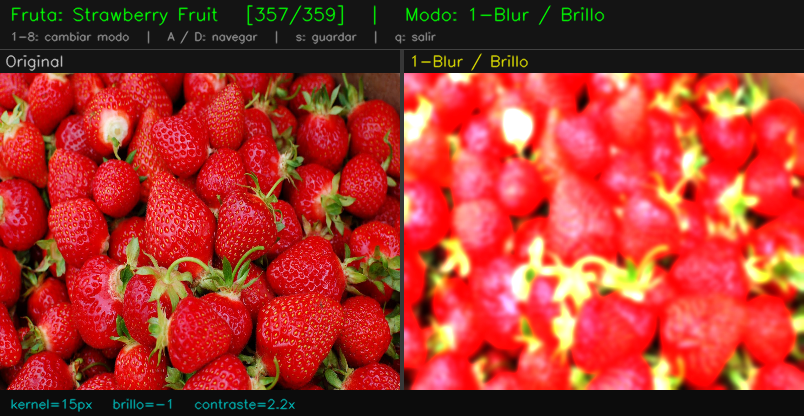
#> input picture procesado_356_strawberry_fruit_m1.png, 804 x 416 px
$ python -i segmentacion_otsu.py   (imports and definitions only)
#> lines starting #> are read from the running program, lines starting #| are printed output that depends on the picture; after the words box and inside, x2 and y2 are one past the last pixel; in counts of white or black regions, pixels touching at a corner belong together
#> further down, picture is the input picture: shape (416, 804, 3); mean B, G, R 43.3, 53.5, 164.1
### morfologia.py
"""
Módulo de operaciones morfológicas.

Unidad 2 – Fundamentos: erosión, dilatación, apertura y cierre morfológico.
Unidad 7 – Técnicas avanzadas: limpieza de máscaras de segmentación.

La morfología matemática opera sobre imágenes binarias usando un elemento
estructurante (kernel) que define la forma del "vecindario" analizado.
Las cuatro operaciones básicas son: erosión, dilatación, apertura y cierre.
Se aplican típicamente después de la segmentación para limpiar el resultado.
"""

import cv2
import numpy as np


def obtener_elemento_estructurante(forma=cv2.MORPH_ELLIPSE, tamanio=(5, 5)):
    """
    Crea un elemento estructurante para operaciones morfológicas.

    El elemento estructurante define la forma y tamaño del vecindario que se
    analiza en cada operación morfológica. La elipse es ideal para objetos
    naturales como frutas, que tienen contornos redondeados. El rectángulo
    es más agresivo en los bordes, y la cruz afecta menos las esquinas.

    Formas disponibles:
      - cv2.MORPH_ELLIPSE: Elipse (recomendado para frutas)
      - cv2.MORPH_RECT:    Rectángulo
      - cv2.MORPH_CROSS:   Cruz (+)

    Args:
        forma: Constante OpenCV para la forma del kernel
        tamanio: Tupla (ancho, alto) en píxeles

    Returns:
        Elemento estructurante como numpy array uint8
    """
    return cv2.getStructuringElement(forma, tamanio)


# [50 lines left out: functions erosion, dilatacion, not called in this run]


def apertura(imagen_binaria, kernel=None):
    """
    Aplica apertura morfológica (erosión seguida de dilatación).

    La apertura es erosión + dilatación con el mismo elemento estructurante.
    Elimina objetos blancos pequeños (más pequeños que el kernel) sin cambiar
    significativamente el tamaño de los objetos grandes. También suaviza los
    contornos de los objetos.

    Fórmula: Apertura(A, B) = Dilatación(Erosión(A, B), B)

    Usos:
      - Eliminar ruido puntual en máscaras de segmentación
      - Remover conexiones delgadas entre objetos
      - Suavizar contornos irregulares

    Args:
        imagen_binaria: Imagen binaria o máscara (numpy array H×W, uint8)
        kernel: Elemento estructurante (None = elipse 5×5 por defecto)

    Returns:
        Imagen con apertura morfológica aplicada (mismo tamaño, uint8)
    """
    if kernel is None:
        kernel = obtener_elemento_estructurante()
    return cv2.morphologyEx(imagen_binaria, cv2.MORPH_OPEN, kernel)


def cierre(imagen_binaria, kernel=None):
    """
    Aplica cierre morfológico (dilatación seguida de erosión).

    El cierre es dilatación + erosión con el mismo elemento estructurante.
    Rellena pequeños huecos negros dentro de regiones blancas y conecta
    objetos blancos cercanos, sin cambiar significativamente el tamaño.

    Fórmula: Cierre(A, B) = Erosión(Dilatación(A, B), B)

    Usos:
      - Rellenar huecos en la segmentación causados por reflejos de luz
      - Cerrar pequeñas brechas en contornos
      - Conectar regiones fragmentadas de la misma fruta

    Args:
        imagen_binaria: Imagen binaria o máscara (numpy array H×W, uint8)
        kernel: Elemento estructurante (None = elipse 5×5 por defecto)

    Returns:
        Imagen con cierre morfológico aplicado (mismo tamaño, uint8)
    """
    if kernel is None:
        kernel = obtener_elemento_estructurante()
    return cv2.morphologyEx(imagen_binaria, cv2.MORPH_CLOSE, kernel)


def limpiar_mascara(mascara):
    """
    Pipeline completo de limpieza morfológica de una máscara de segmentación.

    Aplica apertura (elimina ruido puntual) seguida de cierre (rellena huecos).
    Esta combinación es el post-procesamiento estándar en segmentación de
    imágenes y produce máscaras más limpias y compactas.

    Usa un kernel elíptico de tamaño mayor (7×7) para ser más efectivo en
    imágenes redimensionadas a resolución moderada.

    Args:
        mascara: Máscara binaria a limpiar (numpy array H×W, uint8)

    Returns:
        Máscara limpiada con operaciones morfológicas (mismo tamaño, uint8)
    """
    kernel = obtener_elemento_estructurante(tamanio=(7, 7))
    limpia = apertura(mascara, kernel)
    limpia = cierre(limpia, kernel)
    return limpia


# [34 lines left out: function visualizar_operaciones, not called in this run]

### segmentacion_otsu.py
"""
Módulo de umbralización con método de Otsu.

Unidad 7 – Técnicas avanzadas: umbralización automática con método de Otsu.

La umbralización convierte una imagen en escala de grises en una imagen binaria
(blanco/negro) eligiendo un valor de umbral T: píxeles con intensidad > T se
vuelven blancos (objeto), el resto negro (fondo).

El método de Otsu (1979) calcula automáticamente el umbral óptimo que maximiza
la varianza inter-clase entre los dos grupos (fondo y objeto), sin necesidad de
parámetros manuales. Es ideal para imágenes con histograma bimodal.
"""

import cv2
import numpy as np
from morfologia import limpiar_mascara


def umbralizar_otsu(imagen_bgr):
    """
    Aplica umbralización automática con el método de Otsu.

    Proceso completo:
      1. Convertir BGR a escala de grises
      2. Aplicar filtro gaussiano para reducir ruido (mejora Otsu)
      3. Calcular umbral óptimo con el método de Otsu
      4. Binarizar la imagen con ese umbral
      5. Limpiar la máscara con operaciones morfológicas
      6. Aplicar la máscara a la imagen original

    El método de Otsu minimiza la varianza intra-clase, equivalente a
    maximizar la varianza entre las dos clases (fondo vs. objeto):

        σ²_b(T) = w₀(T)·w₁(T)·[μ₀(T) - μ₁(T)]²

    donde w₀, w₁ son las probabilidades de cada clase y μ₀, μ₁ sus medias.

    Args:
        imagen_bgr: Imagen en formato BGR (numpy array H×W×3)

    Returns:
        Tuple (mascara_limpia, imagen_recortada):
          - mascara_limpia: Máscara binaria donde la fruta es blanca (255)
          - imagen_recortada: Imagen original con el fondo enmascarado (negro)
    """
    gris = cv2.cvtColor(imagen_bgr, cv2.COLOR_BGR2GRAY)
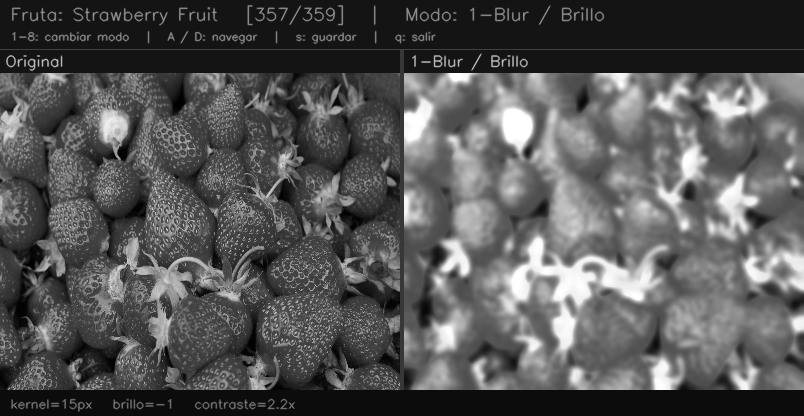
#> gris: shape (416, 804); min 0, max 255, mean 85.4

    # Preprocesamiento: blur gaussiano reduce ruido que distorsiona Otsu
    suavizada = cv2.GaussianBlur(gris, (5, 5), 0)

    # Otsu calcula automáticamente el umbral óptimo (valor_umbral devuelto)
    valor_umbral, mascara = cv2.threshold(
        suavizada,
        0,       # Se ignora cuando se usa THRESH_OTSU
        255,
        cv2.THRESH_BINARY + cv2.THRESH_OTSU
    )
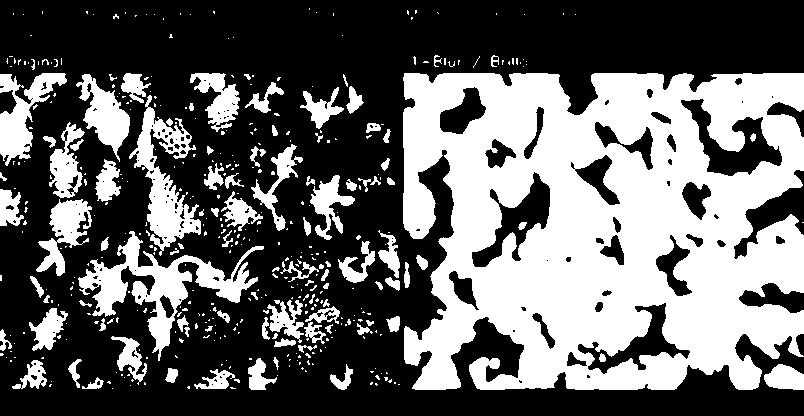
#> mascara: shape (416, 804); 39.7% white; 433 white regions (333 under 20 px), largest, box (x1, y1, x2, y2) and area: (403, 73, 804, 390) 95210, (78, 231, 264, 361) 6090, (129, 95, 201, 256) 4021
#> valor_umbral = 94

    # Limpiar con morfología: elimina ruido y rellena huecos
    mascara_limpia = limpiar_mascara(mascara)
#> in apertura, `return cv2.morphologyEx(imagen_binaria, cv2.MORPH_OPEN, kernel)`: returned value: shape (416, 804); 35.6% white; 66 white regions, largest, box (x1, y1, x2, y2) and area: (403, 73, 804, 390) 94629, (123, 235, 247, 307) 2984, (84, 84, 130, 150) 1721
#> in cierre, `return cv2.morphologyEx(imagen_binaria, cv2.MORPH_CLOSE, kernel)`: returned value: shape (416, 804); 36.5% white; 47 white regions

    # Aplicar máscara: solo conservar píxeles donde la máscara es blanca
    imagen_recortada = cv2.bitwise_and(imagen_bgr, imagen_bgr, mask=mascara_limpia)
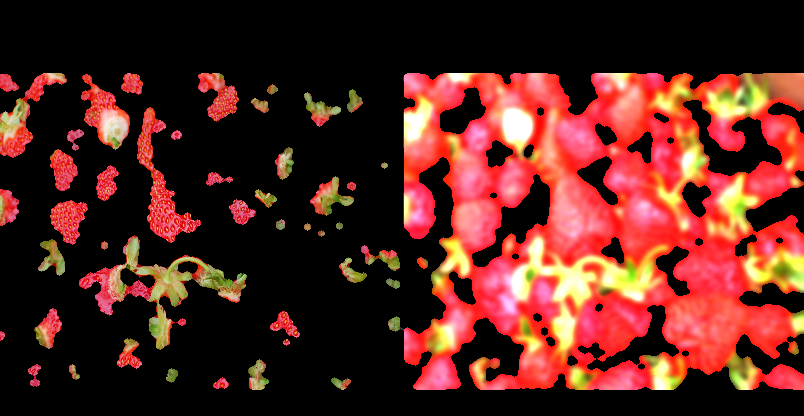
#> imagen_recortada: shape (416, 804, 3); mean B, G, R 30.5, 37.8, 87.7

    return mascara_limpia, imagen_recortada


# [28 lines left out: function umbralizar_otsu_hsv, not called in this run]


def otsu_con_overlay(imagen_bgr):
    """
    Muestra la máscara de Otsu superpuesta sobre la imagen original.

    Genera una visualización donde:
      - Las zonas detectadas como objeto (blanco) se muestran con la imagen real
      - Las zonas de fondo se muestran oscurecidas en azul semi-transparente

    Esto facilita evaluar visualmente la calidad de la segmentación de Otsu.

    Args:
        imagen_bgr: Imagen en formato BGR

    Returns:
        Imagen BGR con el overlay de la máscara (numpy array H×W×3, uint8)
    """
    mascara, _ = umbralizar_otsu(imagen_bgr)

    # Crear versión oscurecida para el fondo
    fondo = (imagen_bgr * 0.3).astype(np.uint8)
    fondo[fondo > 0] = fondo[fondo > 0] // 2
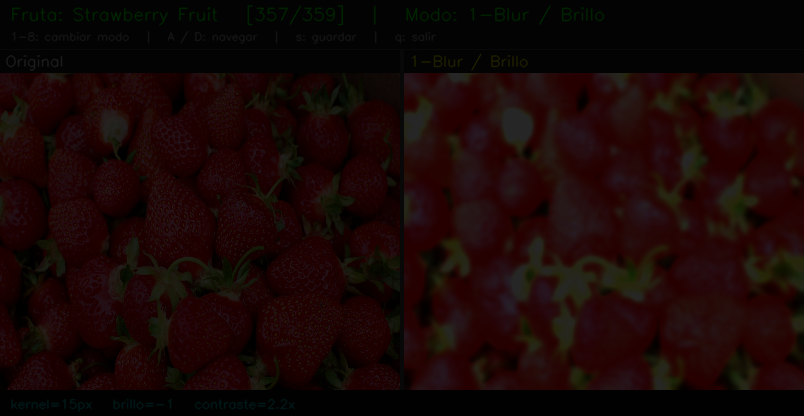
#> fondo: shape (416, 804, 3); mean B, G, R 6.1, 7.6, 24.3
    fondo[:, :, 0] = np.clip(fondo[:, :, 0].astype(int) + 60, 0, 255)  # Tinte azul
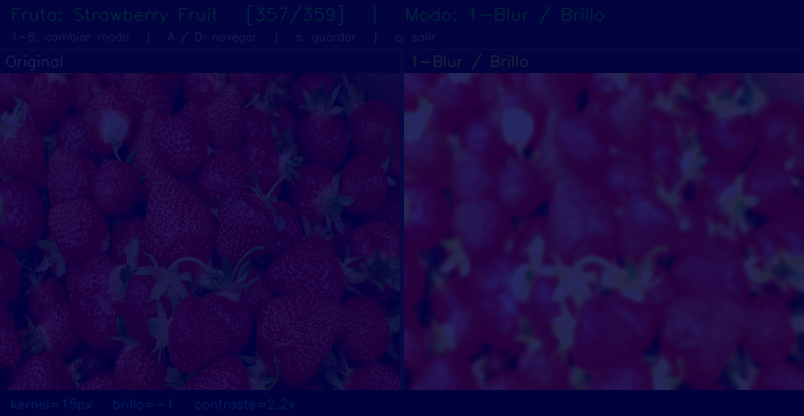
#> fondo: shape (416, 804, 3); mean B, G, R 66.1, 7.6, 24.3

    resultado = fondo.copy()
    resultado[mascara == 255] = imagen_bgr[mascara == 255]
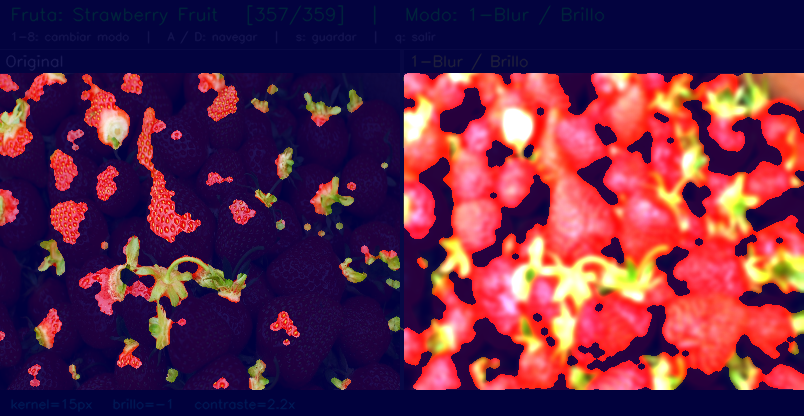
#> resultado: shape (416, 804, 3); mean B, G, R 70.3, 39.9, 98.9

    # Contorno de la máscara en amarillo
    contornos, _ = cv2.findContours(mascara, cv2.RETR_EXTERNAL, cv2.CHAIN_APPROX_SIMPLE)
#> contornos = 47 contours; largest, box (x1, y1, x2, y2) and area: (388, 73, 804, 390) 110136, (79, 235, 247, 350) 5596, (137, 107, 201, 243) 2525, (81, 74, 130, 150) 1846, (0, 73, 67, 158) 1830
    cv2.drawContours(resultado, contornos, -1, (0, 255, 255), 1)
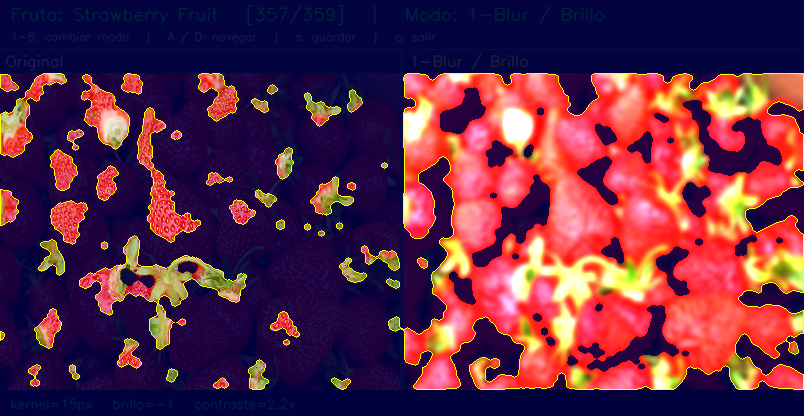
#> resultado: shape (416, 804, 3); 1.91% of pixels changed, all inside (x1, y1, x2, y2) = (0, 73, 804, 390)

    return resultado


# [14 lines left out: function mascara_a_bgr, not called in this run]

>>> import cv2
>>> picture = cv2.imread('procesado_356_strawberry_fruit_m1.png')
>>> result = otsu_con_overlay(picture)

$ run again, on panel_017_apple_fruit.png
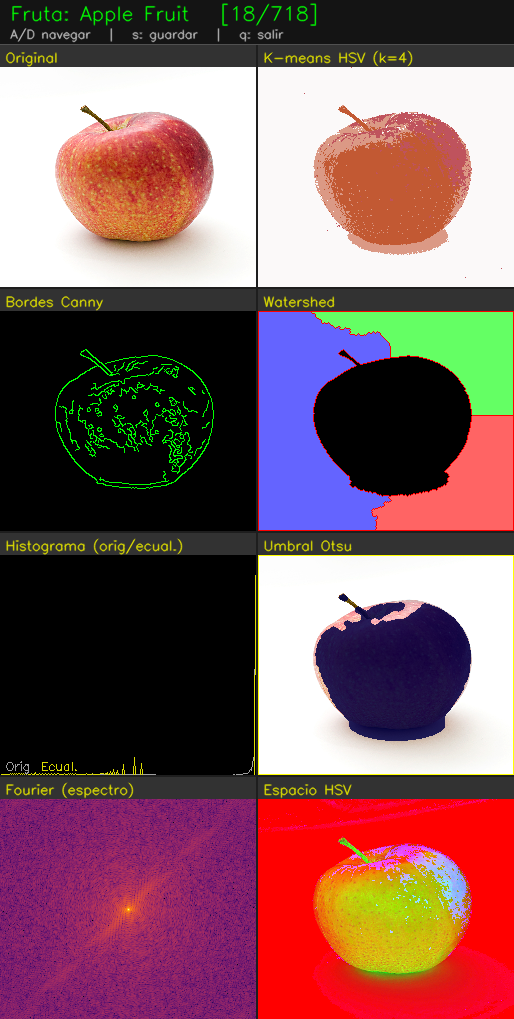
#> input picture panel_017_apple_fruit.png, 514 x 1019 px
#> picture is the input picture: shape (1019, 514, 3); mean B, G, R 94.3, 91.1, 128
#> in umbralizar_otsu, `valor_umbral, mascara = cv2.threshold( suavizada, 0,`:
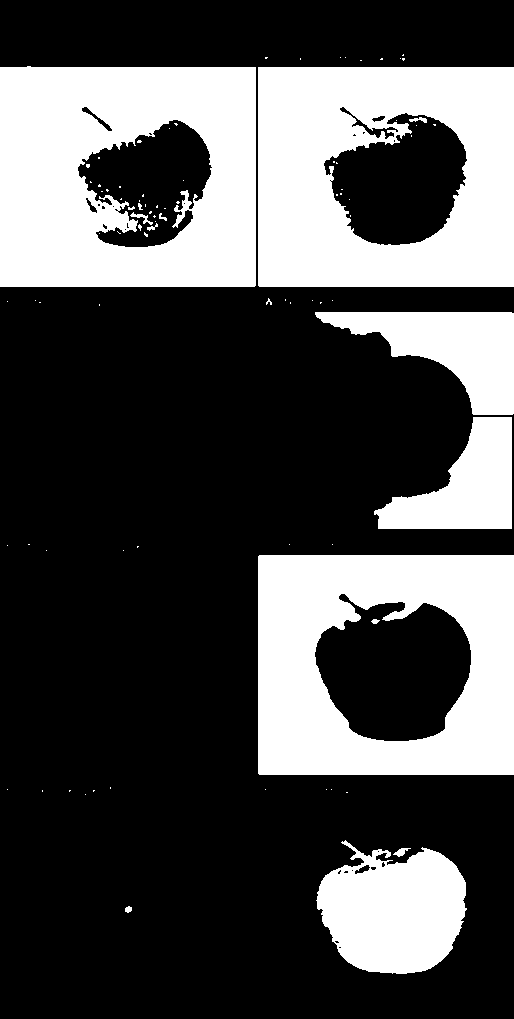
#> mascara: shape (1019, 514); 31.1% white; 87 white regions (72 under 20 px), largest, box (x1, y1, x2, y2) and area: (0, 66, 256, 287) 45788, (258, 67, 514, 287) 43407, (258, 555, 514, 775) 39807
#> valor_umbral = 136
#> contornos = 6 contours; box (x1, y1, x2, y2) and area: (0, 66, 514, 287) 112327, (258, 555, 514, 775) 55839, (316, 312, 514, 529) 18401, (317, 849, 466, 974) 13884, (396, 848, 405, 857) 42, (125, 906, 132, 913) 24
#> in otsu_con_overlay, `cv2.drawContours(resultado, contornos, -1, (0, 255, 255), 1)`:
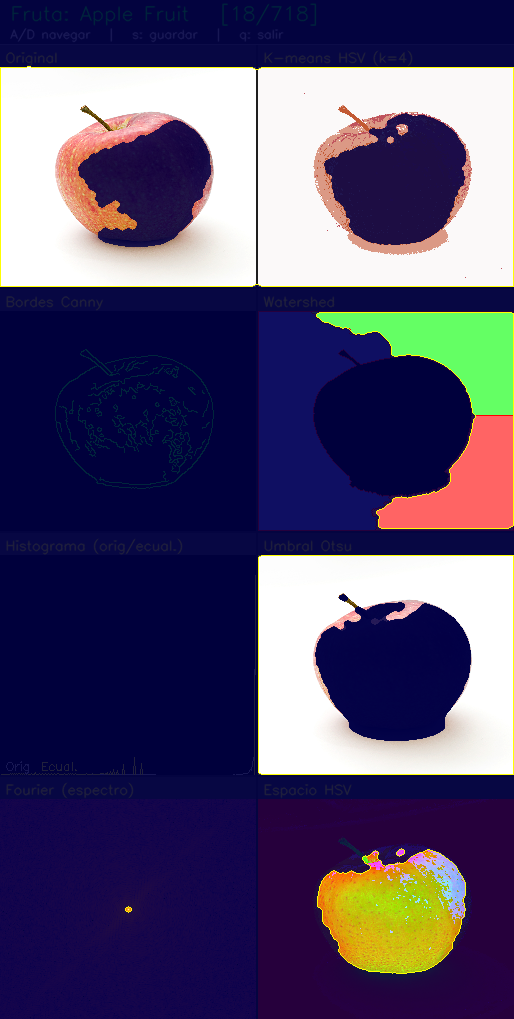
#> resultado: shape (1019, 514, 3); mean B, G, R 107.7, 73.5, 80.9
